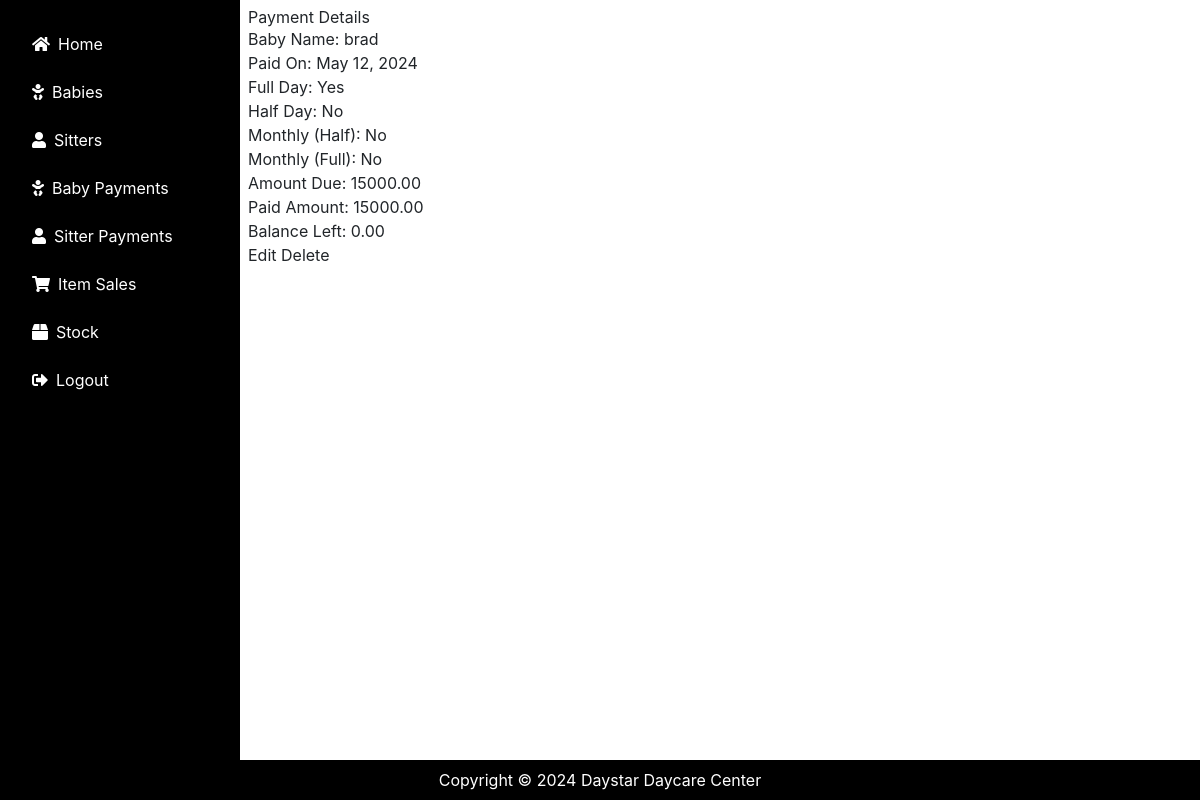
Screenshot of /babypayments/1/ with the database file from the repository.
### daycare/models.py (models this page shows, shortened)
class Babypayment(models.Model):
    b_name = models.CharField(max_length=200)
    paid_on = models.DateField()
    full_day = models.BooleanField(default=False,blank=True)
    half_day = models.BooleanField(default=False,blank=True)
    monthly_h = models.BooleanField(default=False,blank=True)
    monthly_f = models.BooleanField(default=False,blank=True)
    amount_due = models.DecimalField(max_digits=15,decimal_places=2,blank=True)
    paid_amount = models.DecimalField(max_digits=15,decimal_places=2)
    balance_left = models.DecimalField(max_digits=15,decimal_places=2,default=0, blank=True)

### daycare/views.py (the view)
# urls.py: path('babypayments/<int:babypayment_id>/', views.view_babypayment, name='view_babypayment'),
def view_babypayment(request, babypayment_id):
    babypayment = get_object_or_404(Babypayment, pk=babypayment_id)
    return render(request, 'daycare/babypayment_detail.html', {'babypayment': babypayment})

### daycare/templates/daycare/babypayment_detail.html (shortened to what this page needs)
{% extends 'daycare/base.html' %}
{% block content %}
<!DOCTYPE html>
<html>
<head>
</head>
<body>
    <h1>Payment Details</h1>
    <p>Baby Name: {{ babypayment.b_name }}</p>
    <p>Paid On: {{ babypayment.paid_on }}</p>
    <p>Full Day: {% if babypayment.full_day %}Yes{% else %}No{% endif %}</p>
    <p>Half Day: {% if babypayment.half_day %}Yes{% else %}No{% endif %}</p>
    <p>Monthly (Half): {% if babypayment.monthly_h %}Yes{% else %}No{% endif %}</p>
    <p>Monthly (Full): {% if babypayment.monthly_f %}Yes{% else %}No{% endif %}</p>
    <p>Amount Due: {{ babypayment.amount_due }}</p>
    <p>Paid Amount: {{ babypayment.paid_amount }}</p>
    <p>Balance Left: {{ babypayment.balance_left }}</p>
    <a href="{% url 'edit_babypayment' babypayment.id %}">Edit</a>
    <a href="{% url 'delete_babypayment' babypayment.id %}">Delete</a>
</body>
</html>
{% endblock %}

### rows the page displays
Babypayment: b_name "brad", paid_on "May 12, 2024", amount_due "15000.00", paid_amount "15000.00", balance_left "0.00"
